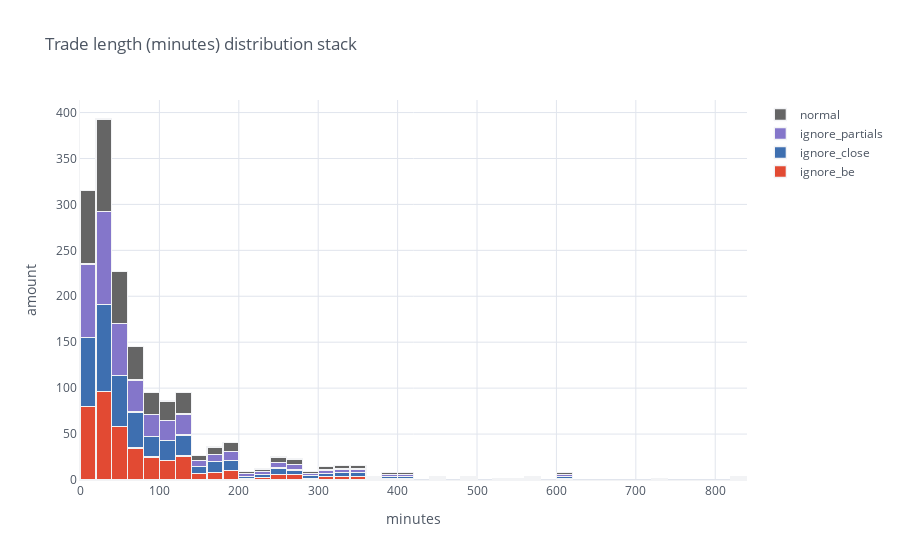

Write notebook code for a chart like this one.
### Code cell
df = get_attr_multi(multi, 'close')
df = df.apply(lambda x: (x-df.index).dt.total_seconds()/60).reset_index().drop('open', axis=1)
df.iplot(kind='hist', barmode='stack', title='Trade length (minutes) distribution stack', yTitle='amount', 
    xTitle='minutes', opacity=1, linecolor='#F2F3F5')

### Figure 1 — Plotly figure (JSON) as saved in the notebook; plotly's stock layout.template omitted (floating-point values rounded to 4 significant figures; data arrays with more than 128 entries replaced by an {"elided": "..."} marker saying what was removed)
{"data": [{"histfunc": "count", "histnorm": "", "marker": {"color": "rgba(226, 74, 51, 1.0)", "line": {"color": "#F2F3F5", "width": 1.3}}, "name": "ignore_be", "opacity": 1, "orientation": "v", "type": "histogram", "x": {"elided": "408 float values"}}, {"histfunc": "count", "histnorm": "", "marker": {"color": "rgba(62, 111, 176, 1.0)", "line": {"color": "#F2F3F5", "width": 1.3}}, "name": "ignore_close", "opacity": 1, "orientation": "v", "type": "histogram", "x": {"elided": "408 float values"}}, {"histfunc": "count", "histnorm": "", "marker": {"color": "rgba(132, 118, 202, 1.0)", "line": {"color": "#F2F3F5", "width": 1.3}}, "name": "ignore_partials", "opacity": 1, "orientation": "v", "type": "histogram", "x": {"elided": "408 float values"}}, {"histfunc": "count", "histnorm": "", "marker": {"color": "rgba(101, 101, 101, 1.0)", "line": {"color": "#F2F3F5", "width": 1.3}}, "name": "normal", "opacity": 1, "orientation": "v", "type": "histogram", "x": {"elided": "408 float values"}}], "layout": {"barmode": "stack", "legend": {"bgcolor": "#FFFFFF", "font": {"color": "#4D5663"}}, "paper_bgcolor": "#FFFFFF", "plot_bgcolor": "#FFFFFF", "title": {"font": {"color": "#4D5663"}, "text": "Trade length (minutes) distribution stack"}, "xaxis": {"gridcolor": "#E1E5ED", "linecolor": "#F2F3F5", "showgrid": true, "tickfont": {"color": "#4D5663"}, "title": {"font": {"color": "#4D5663"}, "text": "minutes"}, "zerolinecolor": "#E1E5ED"}, "yaxis": {"gridcolor": "#E1E5ED", "linecolor": "#F2F3F5", "showgrid": true, "tickfont": {"color": "#4D5663"}, "title": {"font": {"color": "#4D5663"}, "text": "amount"}, "zerolinecolor": "#E1E5ED"}}}
